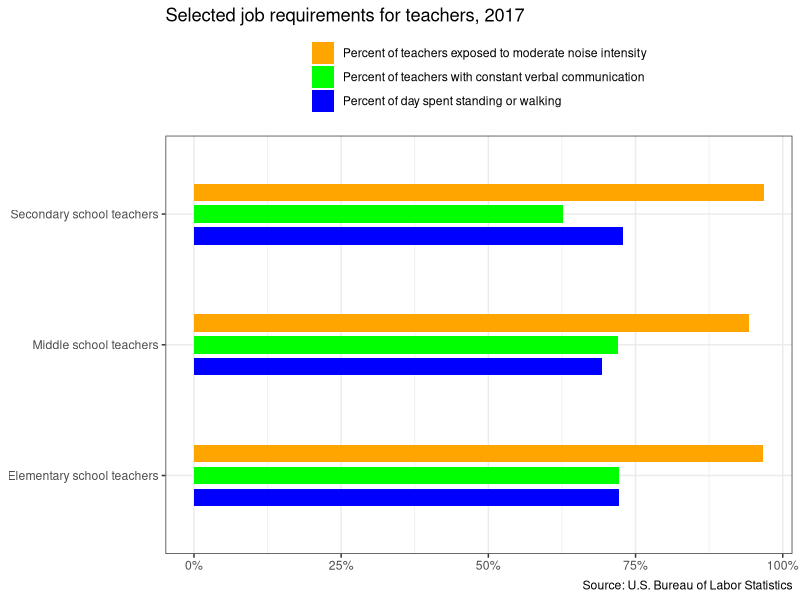

Write the R code that produced this figure.
# TED: The Economics Daily (BLS) 09.08.18
# https://www.bls.gov/opub/ted/home.htm
# Selected job requirements for teachers, 2017

# Data imported and cleaned in Excel 
# Filename: teachreq2.xlsx

library(ggplot2)
library(reshape2)
library(scales)
theme_set(theme_bw())

df <- data.frame(School = c("elem_st", "mid_st", "second_st"), day_stand = c("0.722", "0.693", "0.728"), 
cons_verb = c("0.722", "0.721", "0.627"), mod_inten = c("0.967", "0.942", "0.968")) 

data.m <- melt(df, id.vars = 'School')

ggplot(data.m, aes(x = School, y = as.numeric(value))) + 
  geom_bar(aes(fill = variable), stat = "identity", position = position_dodge(width = 0.5), width = 0.4) + 
  labs(title = "Selected job requirements for teachers, 2017", 
       caption = "Source: U.S. Bureau of Labor Statistics") + 
  theme(axis.title.x.bottom = element_blank()) + 
  theme(axis.title.y.left = element_blank()) + 
  theme(legend.title = element_blank()) + 
  theme(legend.position = "top") + 
  theme(legend.direction = "vertical") +
  scale_fill_manual(values = c("blue", "green", "orange"), labels = c("Percent of day spent standing or walking", 
                                                                      "Percent of teachers with constant verbal communication", 
                                                                      "Percent of teachers exposed to moderate noise intensity")) +
  scale_x_discrete(labels = c("Elementary school teachers","Middle school teachers","Secondary school teachers")) + 
  scale_y_continuous(labels = scales::percent) + 
  coord_flip() + 
  guides(fill = guide_legend(reverse = TRUE)) # flip legend 

# not as accurate as I wanted but I will contiue to work on it  

  
  
  
  
